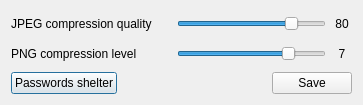
<?xml version="1.0" encoding="UTF-8"?>
<ui version="4.0">
 <class>SettingsDialog</class>
 <widget class="QDialog" name="SettingsDialog">
  <property name="windowModality">
   <enum>Qt::WindowModal</enum>
  </property>
  <property name="geometry">
   <rect>
    <x>0</x>
    <y>0</y>
    <width>363</width>
    <height>105</height>
   </rect>
  </property>
  <property name="windowTitle">
   <string>QScreenshot settings</string>
  </property>
  <property name="modal">
   <bool>true</bool>
  </property>
  <layout class="QVBoxLayout" name="verticalLayout">
   <item>
    <layout class="QHBoxLayout" name="horizontalLayout">
     <item>
      <widget class="QLabel" name="label">
       <property name="minimumSize">
        <size>
         <width>160</width>
         <height>0</height>
        </size>
       </property>
       <property name="text">
        <string>JPEG compression quality</string>
       </property>
      </widget>
     </item>
     <item>
      <widget class="QSlider" name="horizontalSlider">
       <property name="maximum">
        <number>100</number>
       </property>
       <property name="value">
        <number>80</number>
       </property>
       <property name="orientation">
        <enum>Qt::Horizontal</enum>
       </property>
      </widget>
     </item>
     <item>
      <widget class="QLabel" name="label_2">
       <property name="minimumSize">
        <size>
         <width>20</width>
         <height>0</height>
        </size>
       </property>
       <property name="text">
        <string>80</string>
       </property>
       <property name="alignment">
        <set>Qt::AlignCenter</set>
       </property>
      </widget>
     </item>
    </layout>
   </item>
   <item>
    <layout class="QHBoxLayout" name="horizontalLayout_3">
     <item>
      <widget class="QLabel" name="label_3">
       <property name="minimumSize">
        <size>
         <width>160</width>
         <height>0</height>
        </size>
       </property>
       <property name="text">
        <string>PNG compression level</string>
       </property>
      </widget>
     </item>
     <item>
      <widget class="QSlider" name="horizontalSlider_2">
       <property name="maximum">
        <number>9</number>
       </property>
       <property name="value">
        <number>7</number>
       </property>
       <property name="orientation">
        <enum>Qt::Horizontal</enum>
       </property>
      </widget>
     </item>
     <item>
      <widget class="QLabel" name="label_4">
       <property name="minimumSize">
        <size>
         <width>20</width>
         <height>0</height>
        </size>
       </property>
       <property name="text">
        <string>7</string>
       </property>
       <property name="alignment">
        <set>Qt::AlignCenter</set>
       </property>
      </widget>
     </item>
    </layout>
   </item>
   <item>
    <layout class="QHBoxLayout" name="horizontalLayout_2">
     <item>
      <widget class="QPushButton" name="pushButton_2">
       <property name="text">
        <string>Passwords shelter</string>
       </property>
      </widget>
     </item>
     <item>
      <spacer name="horizontalSpacer">
       <property name="orientation">
        <enum>Qt::Horizontal</enum>
       </property>
       <property name="sizeHint" stdset="0">
        <size>
         <width>40</width>
         <height>20</height>
        </size>
       </property>
      </spacer>
     </item>
     <item>
      <widget class="QPushButton" name="pushButton">
       <property name="text">
        <string>Save</string>
       </property>
      </widget>
     </item>
    </layout>
   </item>
  </layout>
 </widget>
 <resources/>
 <connections/>
</ui>
